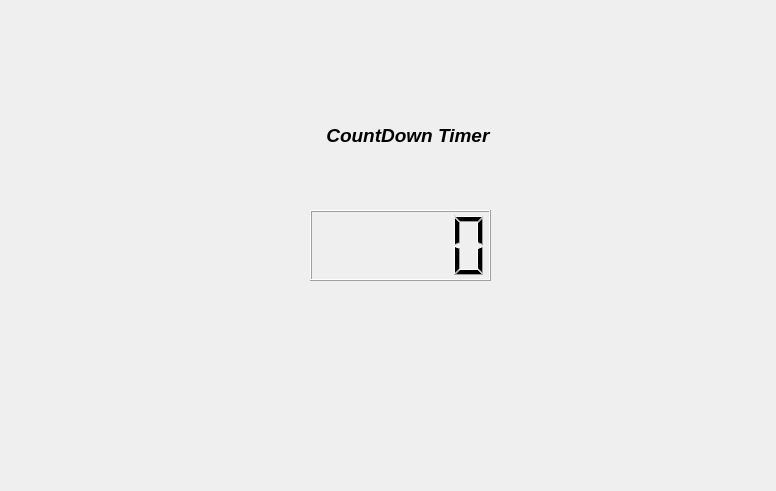
<?xml version="1.0" encoding="UTF-8"?>
<ui version="4.0">
 <class>Dialog</class>
 <widget class="QDialog" name="Dialog">
  <property name="geometry">
   <rect>
    <x>0</x>
    <y>0</y>
    <width>776</width>
    <height>491</height>
   </rect>
  </property>
  <property name="windowTitle">
   <string>Dialog</string>
  </property>
  <widget class="QLCDNumber" name="lcdNumber">
   <property name="geometry">
    <rect>
     <x>310</x>
     <y>210</y>
     <width>181</width>
     <height>71</height>
    </rect>
   </property>
  </widget>
  <widget class="QLabel" name="label">
   <property name="geometry">
    <rect>
     <x>210</x>
     <y>110</y>
     <width>401</width>
     <height>51</height>
    </rect>
   </property>
   <property name="font">
    <font>
     <family>Liberation Sans</family>
     <pointsize>14</pointsize>
     <weight>75</weight>
     <italic>true</italic>
     <bold>true</bold>
    </font>
   </property>
   <property name="text">
    <string>CountDown Timer </string>
   </property>
   <property name="alignment">
    <set>Qt::AlignCenter</set>
   </property>
  </widget>
 </widget>
 <resources/>
 <connections/>
</ui>
